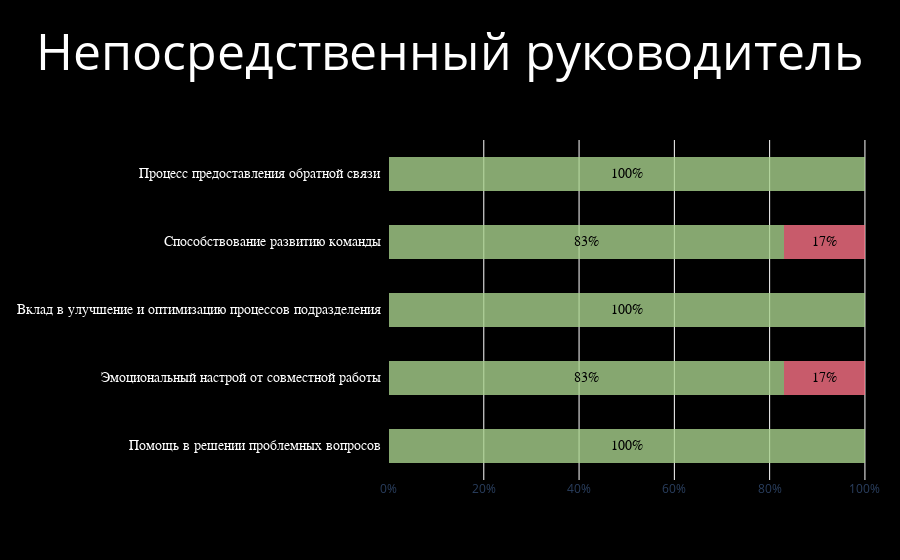

Write notebook code for a chart like this one.
### Code cell
create_plot("Губин Павел","Непосредственный руководитель", collector)

### Figure 1 — Plotly figure (JSON) as saved in the notebook; plotly's stock layout.template omitted (floating-point values rounded to 4 significant figures)
{"data": [{"marker": {"color": "rgba(168,209,141,0.8)", "line": {"width": 0}}, "orientation": "h", "type": "bar", "width": 0.5, "x": [1], "y": ["Помощь в решении проблемных вопросов"]}, {"marker": {"color": "rgba(168,209,141,0.8)", "line": {"width": 0}}, "orientation": "h", "type": "bar", "width": 0.5, "x": [0.83], "y": ["Эмоциональный настрой от совместной работы"]}, {"marker": {"color": "rgba(168,209,141,0.8)", "line": {"width": 0}}, "orientation": "h", "type": "bar", "width": 0.5, "x": [1], "y": ["Вклад в улучшение и оптимизацию процессов подразделения"]}, {"marker": {"color": "rgba(168,209,141,0.8)", "line": {"width": 0}}, "orientation": "h", "type": "bar", "width": 0.5, "x": [0.83], "y": ["Способствование развитию команды"]}, {"marker": {"color": "rgba(168,209,141,0.8)", "line": {"width": 0}}, "orientation": "h", "type": "bar", "width": 0.5, "x": [1], "y": ["Процесс предоставления обратной связи"]}, {"marker": {"color": "rgba(251,114,134,0.8)", "line": {"width": 0}}, "orientation": "h", "type": "bar", "width": 0.5, "x": [0], "y": ["Помощь в решении проблемных вопросов"]}, {"marker": {"color": "rgba(251,114,134,0.8)", "line": {"width": 0}}, "orientation": "h", "type": "bar", "width": 0.5, "x": [0.17], "y": ["Эмоциональный настрой от совместной работы"]}, {"marker": {"color": "rgba(251,114,134,0.8)", "line": {"width": 0}}, "orientation": "h", "type": "bar", "width": 0.5, "x": [0], "y": ["Вклад в улучшение и оптимизацию процессов подразделения"]}, {"marker": {"color": "rgba(251,114,134,0.8)", "line": {"width": 0}}, "orientation": "h", "type": "bar", "width": 0.5, "x": [0.17], "y": ["Способствование развитию команды"]}, {"marker": {"color": "rgba(251,114,134,0.8)", "line": {"width": 0}}, "orientation": "h", "type": "bar", "width": 0.5, "x": [0], "y": ["Процесс предоставления обратной связи"]}], "layout": {"annotations": [{"align": "right", "font": {"color": "rgb(255, 255, 255)", "family": "Arial", "size": 14}, "showarrow": false, "text": "Помощь в решении проблемных вопросов", "x": 0.14, "xanchor": "right", "xref": "paper", "y": "Помощь в решении проблемных вопросов", "yref": "y"}, {"font": {"color": "rgb(0, 0, 0)", "family": "Arial", "size": 14}, "showarrow": false, "text": "100%", "x": 0.5, "xref": "x", "y": "Помощь в решении проблемных вопросов", "yref": "y"}, {"align": "right", "font": {"color": "rgb(255, 255, 255)", "family": "Arial", "size": 14}, "showarrow": false, "text": "Эмоциональный настрой от совместной работы", "x": 0.14, "xanchor": "right", "xref": "paper", "y": "Эмоциональный настрой от совместной работы", "yref": "y"}, {"font": {"color": "rgb(0, 0, 0)", "family": "Arial", "size": 14}, "showarrow": false, "text": "83%", "x": 0.415, "xref": "x", "y": "Эмоциональный настрой от совместной работы", "yref": "y"}, {"font": {"color": "rgb(0, 0, 0)", "family": "Arial", "size": 14}, "showarrow": false, "text": "17%", "x": 0.915, "xref": "x", "y": "Эмоциональный настрой от совместной работы", "yref": "y"}, {"align": "right", "font": {"color": "rgb(255, 255, 255)", "family": "Arial", "size": 14}, "showarrow": false, "text": "Вклад в улучшение и оптимизацию процессов подразделения", "x": 0.14, "xanchor": "right", "xref": "paper", "y": "Вклад в улучшение и оптимизацию процессов подразделения", "yref": "y"}, {"font": {"color": "rgb(0, 0, 0)", "family": "Arial", "size": 14}, "showarrow": false, "text": "100%", "x": 0.5, "xref": "x", "y": "Вклад в улучшение и оптимизацию процессов подразделения", "yref": "y"}, {"align": "right", "font": {"color": "rgb(255, 255, 255)", "family": "Arial", "size": 14}, "showarrow": false, "text": "Способствование развитию команды", "x": 0.14, "xanchor": "right", "xref": "paper", "y": "Способствование развитию команды", "yref": "y"}, {"font": {"color": "rgb(0, 0, 0)", "family": "Arial", "size": 14}, "showarrow": false, "text": "83%", "x": 0.415, "xref": "x", "y": "Способствование развитию команды", "yref": "y"}, {"font": {"color": "rgb(0, 0, 0)", "family": "Arial", "size": 14}, "showarrow": false, "text": "17%", "x": 0.915, "xref": "x", "y": "Способствование развитию команды", "yref": "y"}, {"align": "right", "font": {"color": "rgb(255, 255, 255)", "family": "Arial", "size": 14}, "showarrow": false, "text": "Процесс предоставления обратной связи", "x": 0.14, "xanchor": "right", "xref": "paper", "y": "Процесс предоставления обратной связи", "yref": "y"}, {"font": {"color": "rgb(0, 0, 0)", "family": "Arial", "size": 14}, "showarrow": false, "text": "100%", "x": 0.5, "xref": "x", "y": "Процесс предоставления обратной связи", "yref": "y"}], "barmode": "stack", "margin": {"b": 80, "l": 300, "r": 10, "t": 140}, "paper_bgcolor": "rgb(0, 0, 0)", "plot_bgcolor": "rgb(0, 0, 0)", "showlegend": false, "title": {"font": {"color": "rgb(255, 255, 255)", "size": 50}, "text": "Непосредственный руководитель", "x": 0.5}, "xaxis": {"domain": [0.15, 1], "showgrid": true, "showline": false, "showticklabels": true, "tickformat": "0.00%", "zeroline": false}, "yaxis": {"showgrid": false, "showline": false, "showticklabels": false, "zeroline": false}}}
